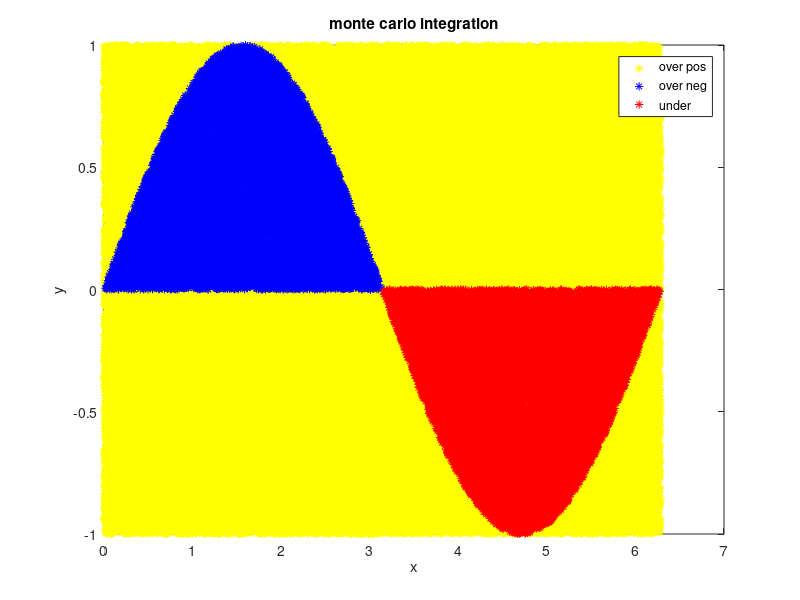

MATLAB code for this plot:
clear all;
close all;
clc;
f = @(x) sin(x);

N = 100000;
a = 0;
b = 2 * pi;
M = max(f(linspace(a, b)));
m = min(f(linspace(a, b)));

tic

for i = 1:N
    x_val = rand(1) * (b - a) + a;
    y_val = rand(1) * (M - m) + m;

    f_x = f(x_val);

    if y_val > 0

        if y_val < f_x
            under_pos(i, 1) = x_val;
            under_pos(i, 2) = y_val;
        else
            over(i, 1) = x_val;
            over(i, 2) = y_val;
        end

    else

        if y_val > f_x
            under_neg(i, 1) = x_val;
            under_neg(i, 2) = y_val;
        else
            over(i, 1) = x_val;
            over(i, 2) = y_val;
        end

    end

end

under_pos_nz(:, 1) = nonzeros(under_pos(:, 1));
under_pos_nz(:, 2) = nonzeros(under_pos(:, 2));

under_neg_nz(:, 1) = nonzeros(under_neg(:, 1));
under_neg_nz(:, 2) = nonzeros(under_neg(:, 2));

over_nz(:, 1) = nonzeros(over(:, 1));
over_nz(:, 2) = nonzeros(over(:, 2));

figure(1)
plot(over_nz(:, 1), over_nz(:, 2), 'y*')
hold on
plot(under_pos_nz(:, 1), under_pos_nz(:, 2), 'b*')
hold on
plot(under_neg_nz(:, 1), under_neg_nz(:, 2), 'r*')
title("monte carlo integration")
xlabel("x")
ylabel("y")
legend("over pos", "over neg", "under")

MC_integral = (length(under_pos_nz) - length(under_neg_nz)) / N * (M * (b - a))
toc
tic
MATLAB_integral = integral(f, a, b)
toc
MC_int_error = (abs(MATLAB_integral - MC_integral) / MATLAB_integral) * 100
